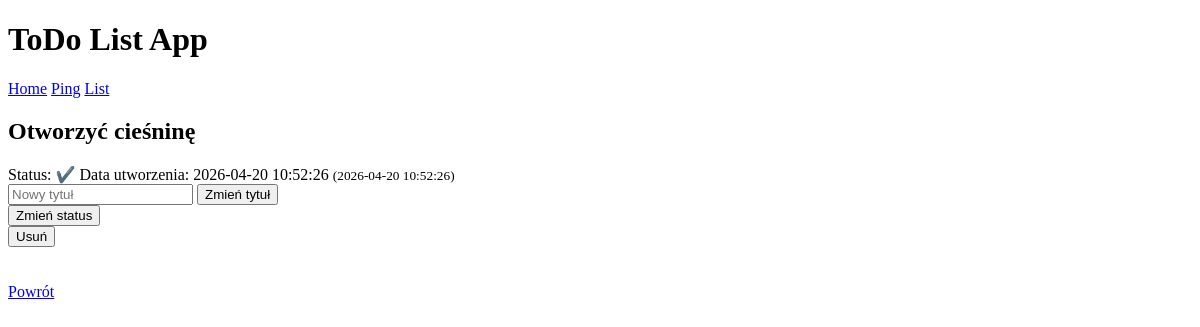
Page /tasks/3 on the earlier database version.
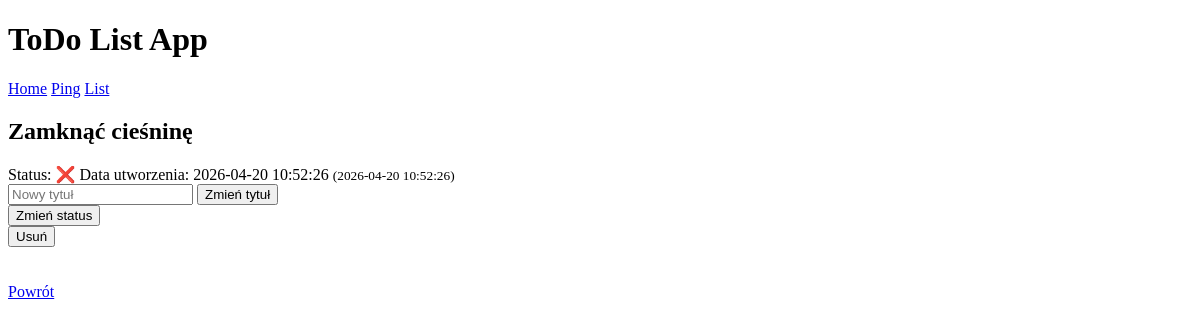
Same page on the later database version.
### tables this page shows
CREATE TABLE tasks (
id INTEGER PRIMARY KEY AUTOINCREMENT,
title TEXT NOT NULL,
done INTEGER NOT NULL DEFAULT 0 CHECK (done IN (0,1)),
created_at TEXT NOT NULL DEFAULT (datetime('now'))
);

### app.py (the view)
@app.route("/tasks/<int:task_id>")
def task(task_id):
    db = get_db()
    task = db.execute("SELECT id, title, done, created_at FROM tasks WHERE id = ?;", [task_id]).fetchone()
    return render_template("task.html", task = task)

### app.py (called while the page is built)
def get_db():
    if "db" not in g:        # g - globalna zmienna flaskowa
        conn = sqlite3.connect(DATABASE)
        conn.row_factory = sqlite3.Row
        conn.execute("PRAGMA foreign_keys = ON;")          # zapytanie włączające obsługę kluczy obcych
        g.db = conn
    return g.db

### templates/task.html (shortened to what this page needs)
{% extends "index.html" %}
{% block content %}
    <h2>{{ task["title"] }}</h2>
    Status: {% if task["done"] %}
        ✔️
        {% else %}
        ❌
    {% endif %}
    Data utworzenia: {{ task["created_at"] }}
    <small>({{task["created_at"]}})</small>
    <form action="{{url_for('update_task_title', task_id=task['id'])}}" method="post">
        <input type="text" name="title" placeholder="Nowy tytuł">
        <button type="submit">Zmień tytuł</button>
    </form>
    <form action="{{url_for('update_task_status', task_id=task['id'])}}" method="post">
        <button type="submit">Zmień status</button>
    </form>
    <form action="{{url_for('delete_task', task_id=task['id'])}}" method="post">
        <button type="submit">Usuń</button>
    </form>
    <br><br>
    <a href="{{ url_for('list_tasks') }}">Powrót</a>
{% endblock %}

Differences in the rows shown:
changed tasks: title "Otworzyć cieśninę" → "Zamknąć cieśninę"
